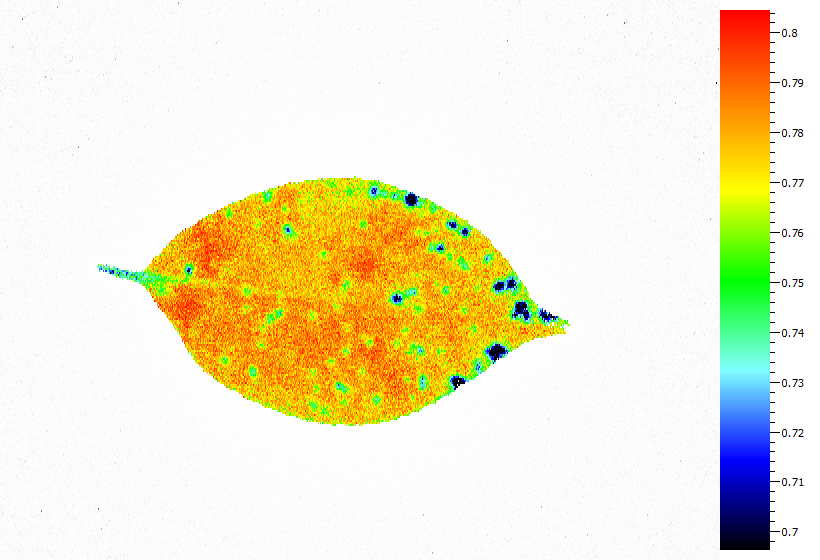
#> input picture example/input_data/1-F.bmp, 820 x 560 px
$ python -i sort_hsv_cnts.py   (imports and definitions only)
#> lines starting #> are read from the running program, lines starting #| are printed output that depends on the picture; after the words box and inside, x2 and y2 are one past the last pixel; in counts of white or black regions, pixels touching at a corner belong together
#> further down, picture is the input picture: shape (560, 820, 3); mean B, G, R 204.4, 234.2, 240.7
### lia/detect/get_cnts.py
"""Get contours from an image."""

import cv2


def get_cnts(img, min_ratio=100):
    """Get contours list from binary image.

    Parameters
    ----------
    img : numpy.ndarray
        Input binary image.
    min_ratio : int (default: 100)
        Minimum area ratio (min_area = area / min_ratio).

    Returns
    -------
    cnts_list : list
        List of contours.
    """
    height, width = img.shape[:2]
    min_area = (height * width) / min_ratio
    cnts, _ = cv2.findContours(img, cv2.RETR_EXTERNAL, cv2.CHAIN_APPROX_SIMPLE)
    cnts_list = list(filter(lambda x: cv2.contourArea(x) > min_area, cnts))
    return cnts_list

### lia/detect/evaluate_noise.py
"""Evaluate the amount of noise in a binarized image"""

import cv2


def evaluate_noise(img, canny_thr1=100, canny_thr2=200, noise_thresh=1000):
    """Evaluate the amount of noise.

    Parameters
    ----------
    img : numpy.ndarray
        Input gray scale image.
    canny_thr1 : int (defautl: 100)
        Canny threshold 1.
    canny_thr2 : int (default: 200)
        Canny threshold 2.
    min_noise : int (default: 100)
        Minimum noise ratio (min_noise_area = area / min_noise).

    Returns
    -------
    num_noise : int
        Number of noise.
    """
    img_canny = cv2.Canny(img, canny_thr1, canny_thr2)
    cnts_list, _ = cv2.findContours(
        img_canny, cv2.RETR_EXTERNAL, cv2.CHAIN_APPROX_SIMPLE
    )
    height, width = img.shape[:2]
    area = height * width
    max_noise = area / noise_thresh
    num_noise = len(list(filter(lambda x: cv2.contourArea(x) < max_noise, cnts_list)))
    noise_area_list = [cv2.contourArea(cnt) for cnt in cnts_list]
    noise_area = sum(noise_area_list)
    noise_ratio = int(noise_area / area * 100)
    return num_noise, noise_ratio

### lia/detect/sort_hsv_cnts.py
"""Select the one with the clearest leaf outline in H, S, and V."""

import cv2
import numpy as np

from .evaluate_noise import evaluate_noise
from .get_cnts import get_cnts


def sort_hsv_cnts(img, thresh=60, blank_ratio=98, noise_ratio_thresh=50) -> list:
    """Sort H, S, and V in order of clarity of leaf outline.

    Parameters
    ----------
    img : numpy.ndarray
        Input BGR image
    thresh : int
        Minimum threshold
    noise_ratio : int (default: 98)
        Max percentage of screen occupied by noise.

    Returns
    -------
    sorted_cnts_list : list
        lList of contours of H, S, and V in order of decreasing noise.

    Raises
    ------
    ValueError
        If no contours were detected.
    """
#> called with thresh = 60, blank_ratio = 98, noise_ratio_thresh = 50
    height, width = img.shape[:2]
#> height = 560; width = 820
    area = height * width
#> area = 459200
    img_hsv = cv2.cvtColor(img, cv2.COLOR_BGR2HSV)
#> img_hsv: shape (560, 820, 3); mean H, S, V 7.9, 52.6, 250.7
    hsv = cv2.split(img_hsv)
    noise_list = []
    for image in hsv:
        _, img_bin = cv2.threshold(image, thresh, 255, cv2.THRESH_BINARY)
        white = int(np.sum(img_bin) / 255)
        black = area - white
        if ((white / area) * 100 > blank_ratio) or ((black / area) * 100 > blank_ratio):
            continue
        cnts_list = get_cnts(img_bin)
        if len(cnts_list) == 0:
            continue
        num_noise, noise_ratio = evaluate_noise(image)
        if noise_ratio > noise_ratio_thresh:
            continue
        noise_list.append([num_noise, cnts_list])
#> this loop made 3 passes
#> (white, black, min_area in get_cnts, area in evaluate_noise, max_noise in evaluate_noise, num_noise) on passes 1 to 2: (17912, 441288, 4592, 459200, 459.2, 288), (98092, 361108, 4592, 459200, 459.2, 249)
#> (white, black) on pass 3: (457191, 2009)
#> pass 1, in sort_hsv_cnts, `_, img_bin = cv2.threshold(image, thresh, 255, cv2.THRESH_BINARY)`:
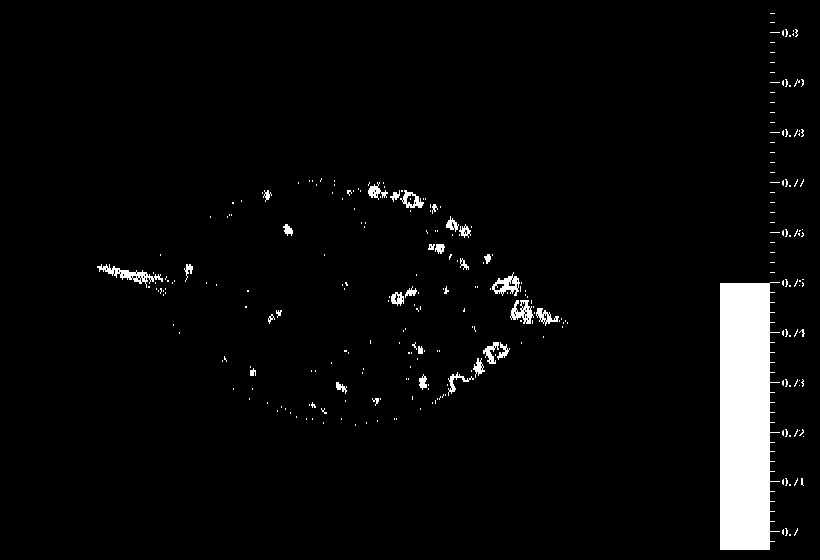
#> img_bin: shape (560, 820); 3.9% white; 290 white regions (258 under 20 px), largest, box (x1, y1, x2, y2) and area: (720, 282, 780, 550) 13515, (97, 264, 163, 288) 430, (492, 272, 520, 296) 308
#> pass 1, in evaluate_noise, `img_canny = cv2.Canny(img, canny_thr1, canny_thr2)`:
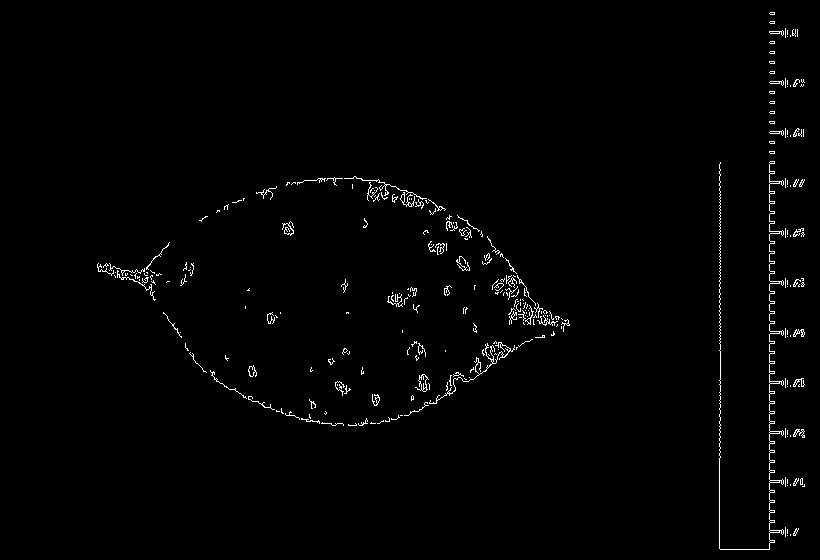
#> img_canny: shape (560, 820); 1.2% white in thin lines or dots, all inside (x1, y1, x2, y2) = (97, 12, 805, 550)
#> pass 2, in sort_hsv_cnts, `_, img_bin = cv2.threshold(image, thresh, 255, cv2.THRESH_BINARY)`:
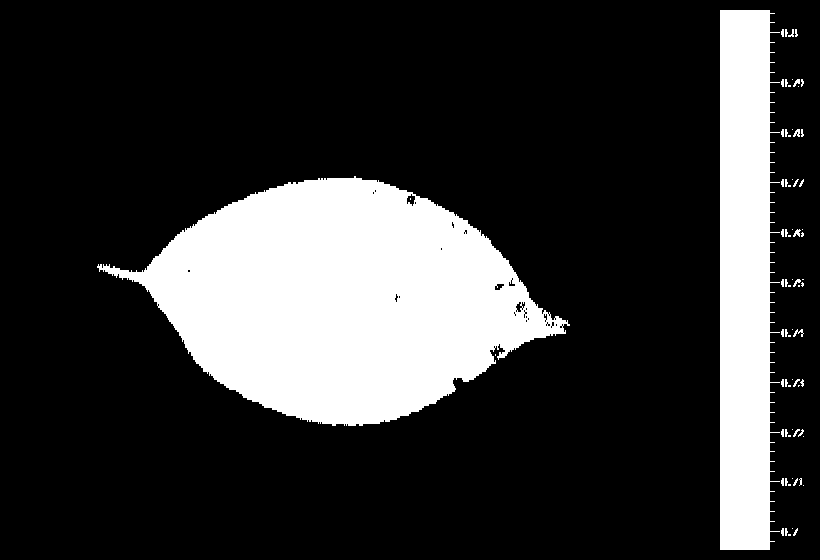
#> img_bin: shape (560, 820); 21.4% white; 73 white regions (52 under 20 px), largest, box (x1, y1, x2, y2) and area: (97, 176, 570, 426) 69834, (720, 10, 780, 550) 27325, (793, 329, 804, 337) 39
#> pass 2, in evaluate_noise (call 2), `img_canny = cv2.Canny(img, canny_thr1, canny_thr2)`:
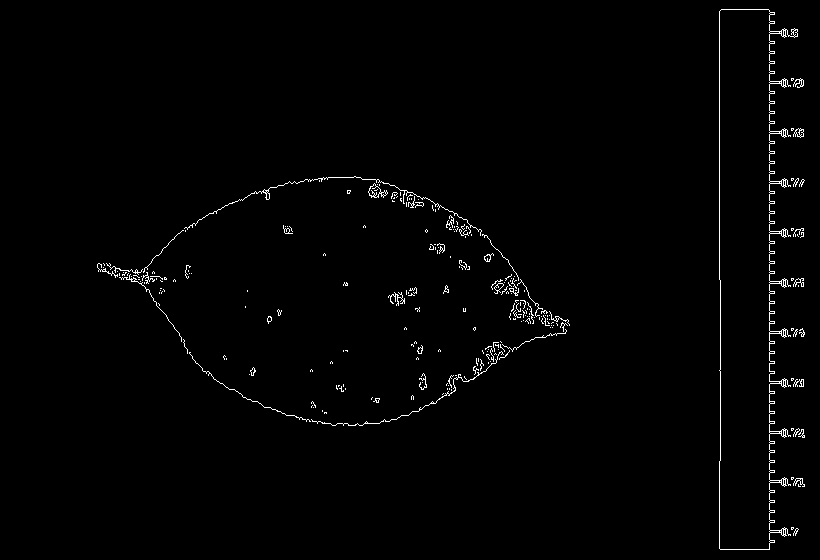
#> img_canny: shape (560, 820); 1.2% white in thin lines or dots, all inside (x1, y1, x2, y2) = (97, 9, 805, 550)
#> after the loop:
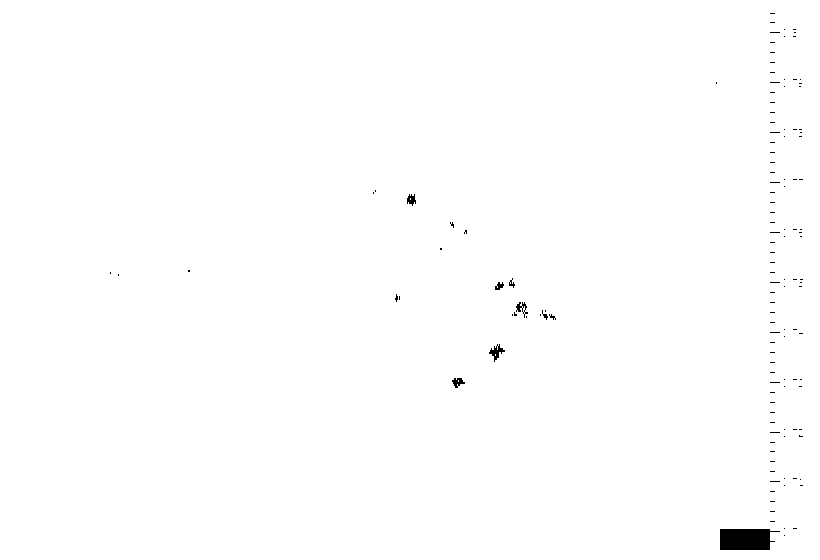
#> img_bin: shape (560, 820); 99.6% white; 132 black regions (124 under 20 px), largest, box (x1, y1, x2, y2) and area: (720, 529, 780, 550) 1065, (489, 344, 505, 362) 112, (516, 302, 528, 318) 74
#> after the loop, noise_list = 2 items
    if len(noise_list) > 0:
        noise_list.sort(key=lambda x: x[0])
        sorted_cnts_list = [r[1] for r in noise_list]
#> sorted_cnts_list = 2 items
        return sorted_cnts_list
    else:
        raise ValueError("No contours were detected.")

>>> import cv2
>>> picture = cv2.imread('../../example/input_data/1-F.bmp')
>>> result = sort_hsv_cnts(picture)
#> result = 2 items
